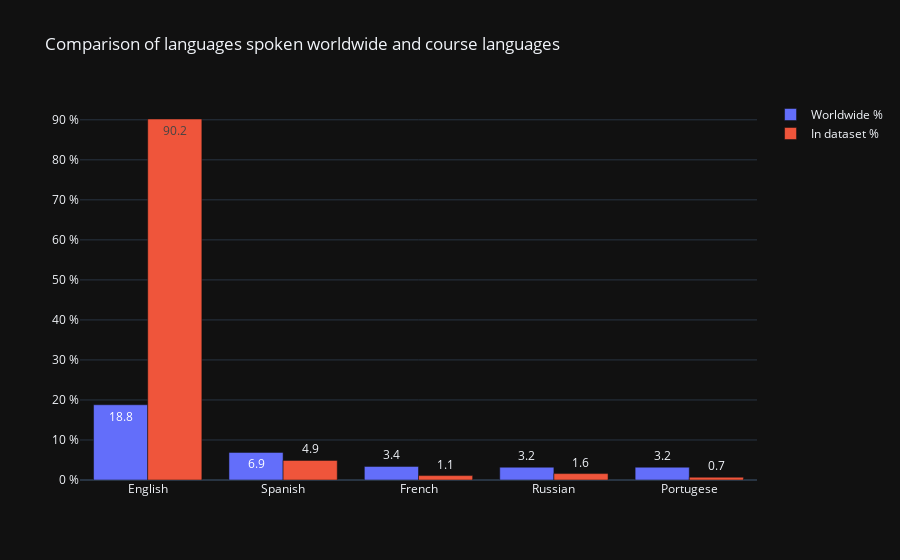

The notebook cell saved with this chart:
### Code cell
compare_lang(lang_comparison)

### Figure 1 — Plotly figure (JSON) as saved in the notebook; plotly's stock layout.template omitted (floating-point values rounded to 4 significant figures)
{"data": [{"name": "Worldwide %", "text": [18.8, 6.9, 3.4, 3.2, 3.2], "type": "bar", "x": ["English", "Spanish", "French", "Russian", "Portugese"], "y": [18.8, 6.9, 3.4, 3.2, 3.2]}, {"name": "In dataset %", "text": [90.2, 4.9, 1.1, 1.6, 0.7], "type": "bar", "x": ["English", "Spanish", "French", "Russian", "Portugese"], "y": [90.2, 4.9, 1.1, 1.6, 0.7]}], "layout": {"barmode": "group", "hovermode": false, "title": {"text": "Comparison of languages spoken worldwide and course languages"}, "yaxis": {"ticksuffix": " %"}}}
